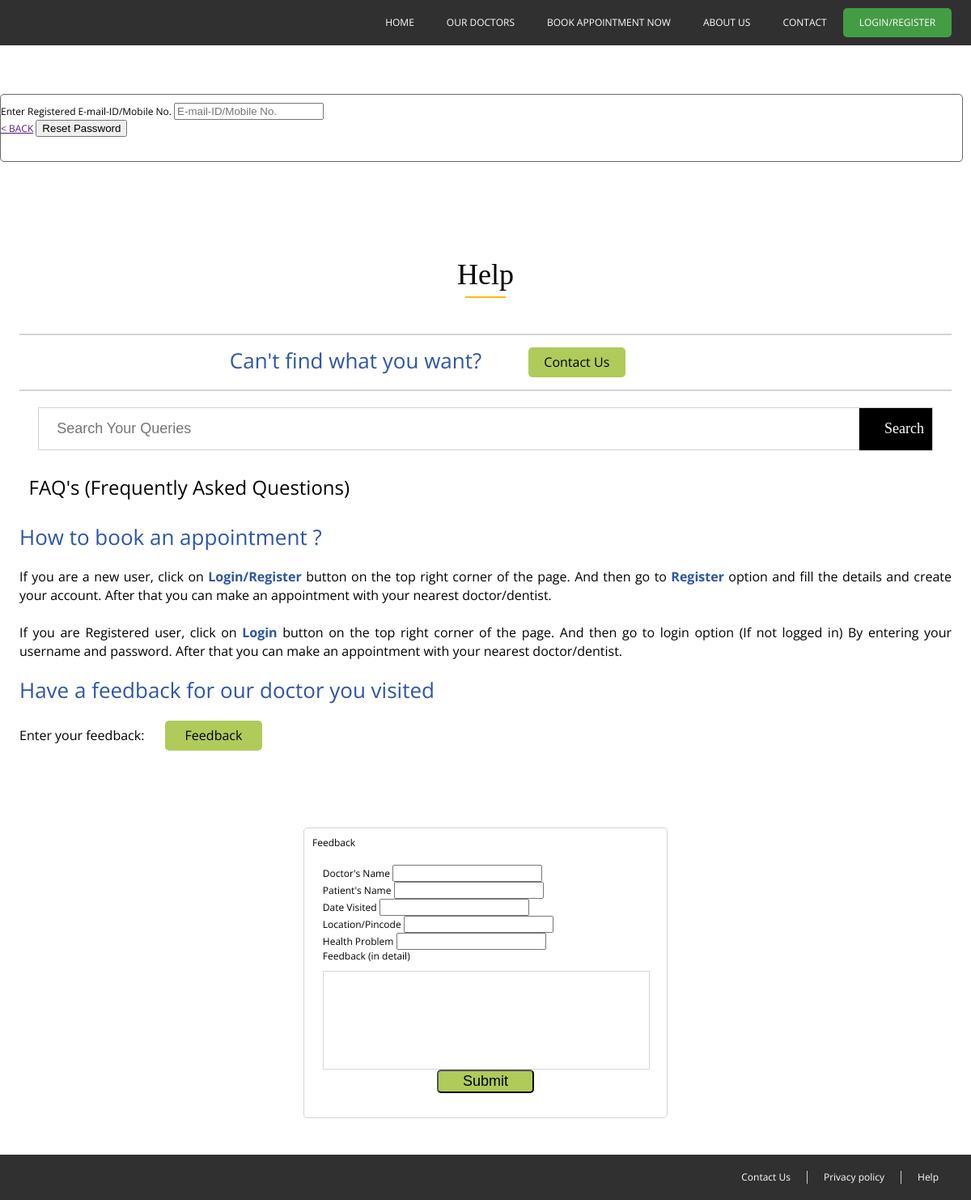
/help.php, run on the app's committed database.
### tables this page shows
CREATE TABLE `faq` (
  `sn` int(100) NOT NULL,
  `question` text NOT NULL,
  `answer` text NOT NULL,
  `tags` varchar(256) NOT NULL
);

### help.php (the view, shortened to what this page needs)
<?php include('header.php');?>
<?php
if(isset($_GET['key']))
{
	$key=$_GET['key'];
}else
{
	$key="";
}
?>
<link rel="stylesheet" type="text/css" href="css/help.css">
	<div class="main">
		<div class="midWrap">
			<div class="wrapper">
				<div class="topwrap">
					<h1>Help<span></span></h1>
				</div>
				<div class="bodyWrap">
					<div class="headings">
						<h2 class="center">Can't find what you want? <a href="http://127.0.0.1/Doctor2/contact.php" title="">Contact Us</a></h2>
					</div>
					<div class="searchbox">
						<form method="get" accept-charset="utf-8">
							<input type="search" name="key" value="" placeholder="Search Your Queries"><span>Search</span>
						</form>
					</div>
					<div class="faq">
						FAQ's (Frequently Asked Questions)
					</div>
					<?php
					$sql="SELECT * FROM `faq` WHERE `question` LIKE '%$key%' OR `answer` LIKE '%$key%'";
					$res=mysqli_query($connection, $sql);
					while($row=mysqli_fetch_assoc($res))
					{
						$question=$row['question'];
						$answer=$row['answer'];
					?>
					<div class="headings">
						<h2><?php echo $question;?></h2>
					</div>
					<div class="para">
						<p>
							<?php echo $answer;?>
						</p>
					</div>
					<?php }?>
					<div class="headings">
						<h2>Have a feedback for our doctor you visited</h2>
					</div>
					<div class="paralast">
						<p>
							Enter your feedback:
						</p>
						<a href="http://127.0.0.1/Doctor2/feedback.php" title="Feedback" class="feedbackpop">Feedback</a>
					</div>
				</div>
		</div>
	</div>
	<div class="mainWrap feedbackOverlay">
		<div class="midWrap2">
			<div class="wrappers">
				<div class="login">
					<ul class="topic2">
						<li>Feedback</li>
						<li class="cross"><span></span></a></li>
					</ul>
				</div>
				<div class="details">
					<form action="" method="" accept-charset="utf-8">
						<ul class="formtypefeed">
							<li>
								<label>Doctor's Name</label>
								<input type="text" name="" value="" required="required">
							</li>
							<li>
								<label>Patient's Name</label>
								<input type="text" name="" value="" required="required">
							</li>
							<li>
								<label>Date Visited</label>
								<input type="text" name="" value="" required="required">
							</li>
							<li>
								<label>Location/Pincode</label>
								<input type="text" name="" value="" required="required">
							</li>
							<li>
								<label>Health Problem</label>
								<input type="text" name="" value="" required="required">
							</li>
							<li>
								<label>Feedback (in detail)
								<textarea name="" required="required"></textarea></label>
							</li>
							<li class="submitbd">
								<input type="submit" name="Submit" value="Submit">
							</li>
						</ul>
					</form>
				</div>
			</div>
		</div>
	</div>
	<?php include('footer.php');?>

### index.css (style rules this page uses)
html, body, div, span, applet, object, iframe, h1, h2, h3, h4, h5, h6, p, blockquote, pre, a, abbr, acronym, address, big, cite, code, del, dfn, em, img, ins, kbd, q, s, samp, small, strike, strong, sub, sup, tt, var, b, u, i, center, dl, dt, dd, ol, ul, li, fieldset, form, label, legend, table, caption, tbody, tfoot, thead, tr, th, td, article, aside, canvas, details, embed, figure, figcaption, footer, header, hgroup, menu, nav, output, ruby, section, summary, time, mark, audio, video { margin: 0; padding: 0; border: 0; font-size: 100%; font: inherit; vertical-align: baseline; }
body { line-height: 1.3; font-size: 12px; font-family: "Arial", sans sarif; }
ol, ul { list-style: none; }
.mainWrap { float: left; width: 100%; }
.midWrap { max-width: 1200px; margin: auto; }

### header.css (style rules this page uses)
.login { float: left; width: 100%; }
.cross { float: right !important; width: 15px; border-bottom: none !important; margin: 0 !important; }
.cross span { float: left; background-image: url(../images/cancel.png); width: 15px; height: 15px; cursor: pointer; }
.details { float: left; width: 94%; margin: 20px 0 0 0; padding: 0 3%; }
.details form { float: left; width: 100%; }

### help.css (style rules this page uses)
body { margin: 0; font-family: 'Open Sans', sans-serif; }
.main { float: left; width: 100%; }
.midWrap { max-width: 1200px; margin: auto; }
.wrapper { float: left; width: 96%; margin: 20px 2%; }
.topwrap { float: left; width: 100%; display: block; text-align: center; }
.topwrap h1 { float: left; width: 100%; font-family: cursive; text-align: center; margin: 0; padding: 0; display: block; position: relative; font-size: 36px; }
.topwrap span { width: 50px; border-bottom: solid 2px #FFB900; position: absolute; left: 0; right: 0; top: 50px; text-align: center; margin: auto; }
.bodyWrap { float: left; width: 100%; margin: 30px 0; }
.searchbox { float: left; width: 96%; margin: 0 2% 20px 2%; }
form { float: left; width: 100%; position: relative; }
.searchbox input { float: left; width: 100%; padding: 15px 2%; font-size: 18px; border: solid 1px #d4d4d4; }
.searchbox span { position: absolute; width: 80px; background-color: #000; color: #fff; font-size: 18px; font-family: cursive; text-align: right; right: 0; padding: 14px 10px 14px 0; cursor: pointer; border: solid 1px #d4d4d4; }
.faq { float: left; width: 98%; margin: 10px 1%; font-size: 24px; }
.para, .paralast { float: left; width: 100%; }
.para p, .paralast p { float: left; width: 100%; margin: 0; padding: 0; font-size: 16px; line-height: 23px; text-align: justify; }
.headings { float: left; width: 100%; }
.headings h2 { float: left; width: 100%; color: #2D55A4; font-size: 26px; margin: 20px 0; }
.center { text-align: right; width: 50%; padding: 15px 0; border-top: solid 2px #d4d4d4; border-bottom: solid 2px #d4d4d4; }
.center a, .paralast a { margin: 0 35% 0 5%; font-size: 16px; width: 90px; float: right; text-align: center; text-decoration: none; border-radius: 5px; color: #000; background-color: #afcb5a; padding: 8px 15px; }
.para a { text-decoration: none; color: #2D55A4; font-weight: bold; }
.paralast p { width: 180px !important; margin: 7px 0 0 0; }
.paralast a { float: left; margin: 0; }
.midWrap2 { max-width: 450px; margin: auto; }
.wrappers { float: left; width: calc(100% - 22px); border: solid 1px #d4d4d4; padding: 10px; border-radius: 5px; background-color: #fff; margin: 10% 0; }
.login { float: left; width: 100%; }
.cross { float: right !important; width: 15px; border-bottom: none !important; margin: 0 !important; }
.cross span { float: right; background-image: url(../images/cancel.png); width: 15px; height: 15px; cursor: pointer; }
.details { float: left; width: 94%; margin: 5px 0 0 0; padding: 0 3%; }
.details form { float: left; width: 100%; }
textarea { float: left; width: calc(100% - 20px); height: 100px; border: solid 1px #d4d4d4; resize: none; margin: 10px 0 0 0; padding: 10px; font-size: 13px; font-family: arial; }
.submitbd { margin: 20px 0 !important; display: block; text-align: center; }
.submitbd input { display: inline-block; float: none; padding: 2px 30px; border-radius: 5px; background-color: #AFCB5A; font-size: 18px; cursor: pointer; }

### data on the page
faq: question "How to book an appointment ?", answer "If you are a new user, click on Login/Register button on the top right corner of the page. And then go to Register option and fill the details and create your account. After that you can make an appointment with your nearest doctor/dentist. If you are Registered user, click on Login button on the top right corner of the page. And then go to login option (If not logged in) By entering your username and password. After that you can make an appointment with your nearest doctor/dentist."
